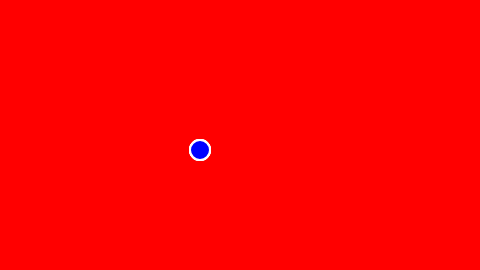
Frame 1 (no input)
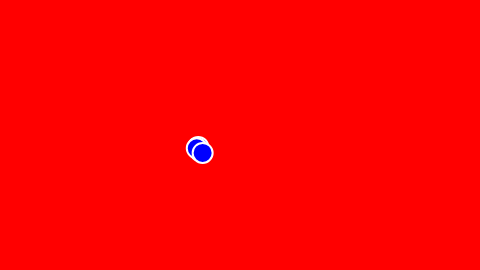
Frame 60 (no input)
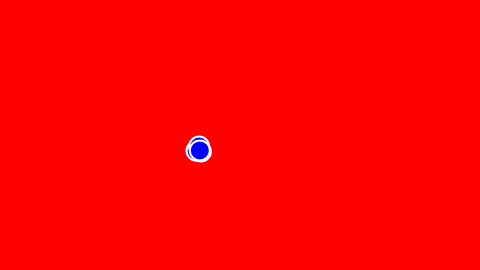
Frame 120 (the mouse pressed at the canvas centre since frame 60)

The p5.js sketch that drew these frames (run headless with seeded random() and noise() and a simulated clock; from frame 60 on, the mouse is pressed at the canvas centre):

// p5.js sketch
// ── sketch.js
// Example 3-2: Array of objects
// For an explantion of this see the video:
// https://www.youtube.com/watch?v=pGkSHeEZLMU&index=22&list=PLRqwX-V7Uu6Zy51Q-x9tMWIv9cueOFTFA
var bubbles = [];

function setup() {
  createCanvas(480, 270);
  for(var i = 0; i<4; i++){


    bubbles[i]= { //WE ARE PUTTING OUR OBJECT LITERAL INTO OUR ARRAY
      //object literals are like lists
      //they can contain data using this syntax:
      x: 200,
      y: 150,

      //they can also contain functions declared with a similar syntax...
      display: function(){
        stroke(255);
        strokeWeight(2);
        ellipse(this.x,this.y,20,20); //this.variable name is used...

      }, // also notice that each thing in the list is separated with a comma
      //here is another function
      move: function(){
        this.x=this.x + random(-1,1);
        this.y=this.y + random(-1,1);
      }

    }
  }
  stroke(0);
  fill(0,0,255);
}

function draw() {
  background(255,0,0);
  for(var i = 0; i<bubbles.length; i++){
    bubbles[i].display(); //call the function display from the bubble OBJECT
    bubbles[i].move(); // call the function move from the bubble object.
  }
}
